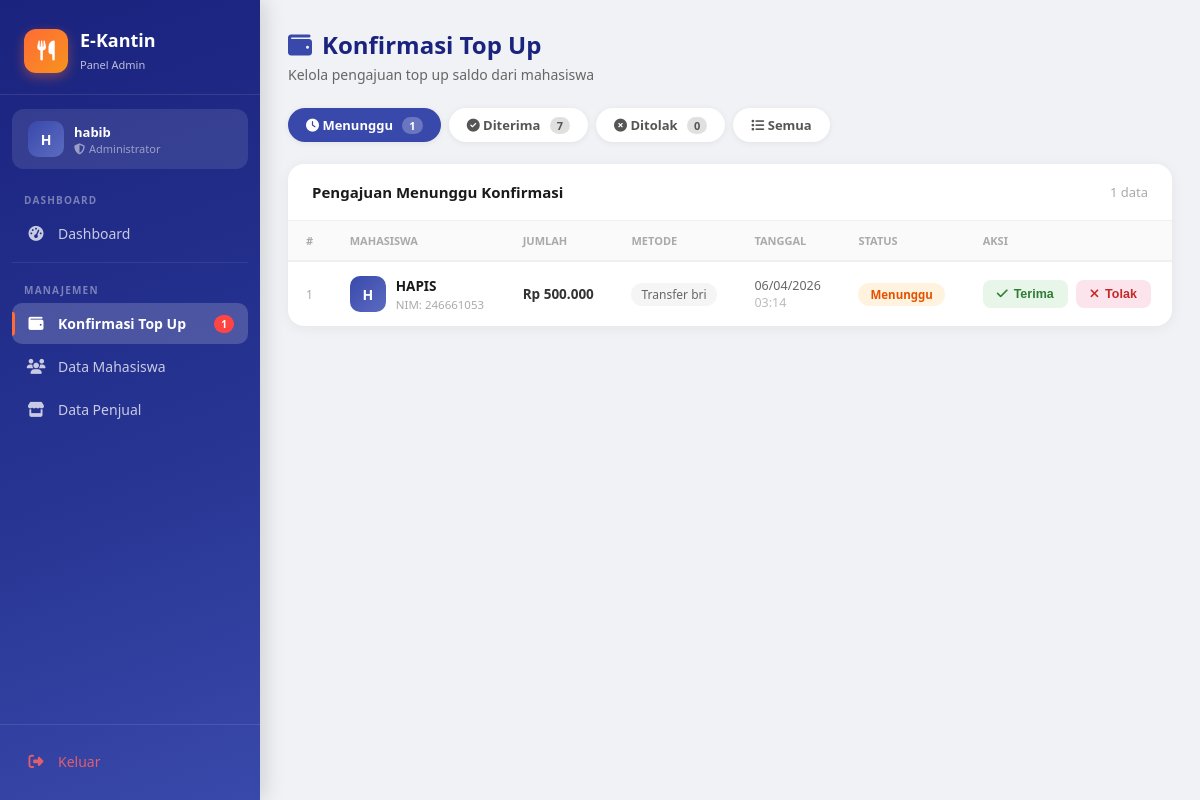
/dashboard/admin/topup.php (signed in), run on an earlier commit of the app's database.
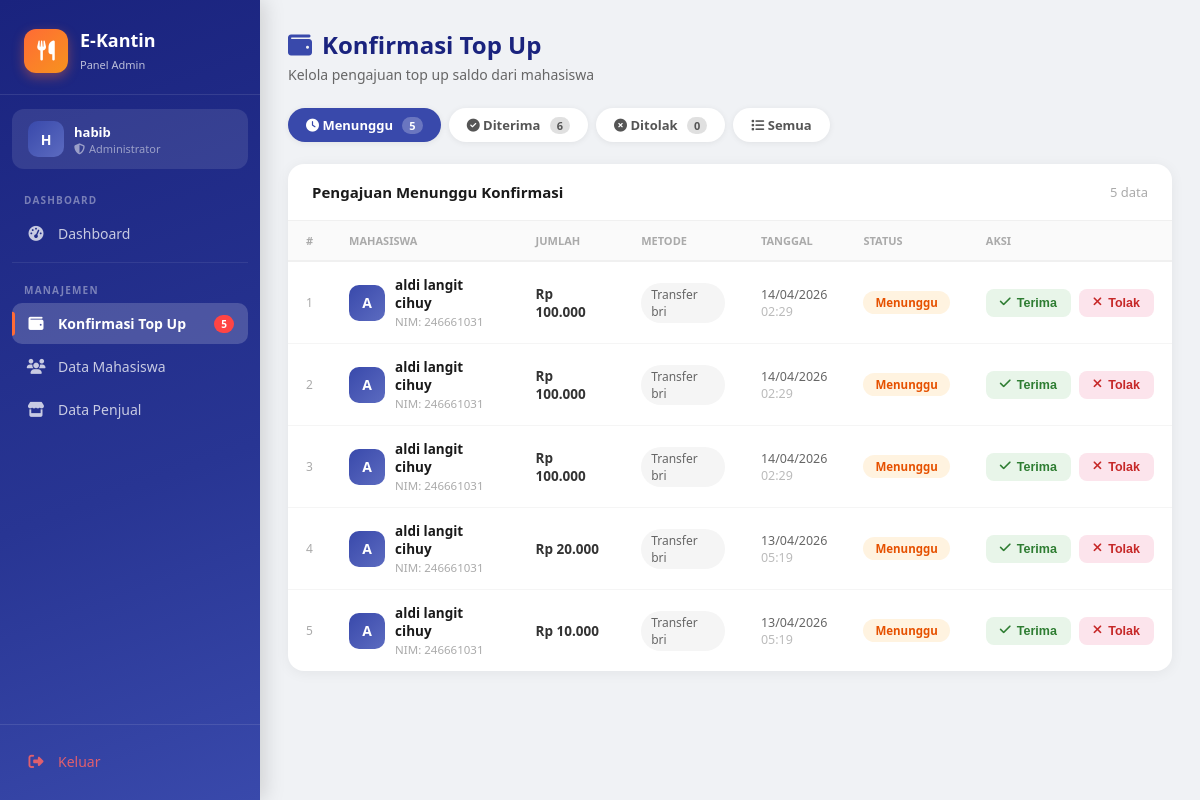
And on a later commit of the database.
### tables this page shows
CREATE TABLE `topup` (
  `id_topup` int(11) NOT NULL,
  `id_user` int(11) NOT NULL,
  `jumlah` int(11) NOT NULL,
  `metode` varchar(50) DEFAULT 'transfer_bri',
  `bukti` varchar(255) DEFAULT NULL,
  `status` enum('menunggu','diterima','ditolak') DEFAULT 'menunggu',
  `catatan` text DEFAULT NULL,
  `tanggal` timestamp NOT NULL DEFAULT current_timestamp(),
  `diproses_at` timestamp NULL DEFAULT NULL
);

CREATE TABLE `users` (
  `id_user` int(11) NOT NULL,
  `nim` varchar(20) DEFAULT NULL,
  `nama` varchar(100) NOT NULL,
  `email` varchar(100) NOT NULL,
  `no_hp` varchar(20) NOT NULL,
  `password` varchar(255) NOT NULL,
  `created_at` timestamp NOT NULL DEFAULT current_timestamp() ON UPDATE current_timestamp(),
  `role` enum('mahasiswa','penjual','admin') NOT NULL DEFAULT 'mahasiswa'
);

### dashboard/admin/topup.php (the view, shortened to what this page needs)
<?php
require_once '../../includes/db.php';
require_once '../../includes/sidebar_admin.php';
$filter_status = $_GET['status'] ?? 'menunggu';
$where = $filter_status !== 'semua' ? "WHERE t.status = '$filter_status'" : '';
$stmt = $pdo->query("
    SELECT t.*, u.nama, u.nim, u.no_hp
    FROM topup t
    JOIN users u ON t.id_user = u.id_user
    $where
    ORDER BY t.tanggal DESC
");
$topup_list = $stmt->fetchAll();
$counts = $pdo->query("
    SELECT status, COUNT(*) as jumlah FROM topup GROUP BY status
")->fetchAll(PDO::FETCH_KEY_PAIR);
?>
<div class="page-header">
    <h1><i class="fas fa-wallet" style="color:#3949ab;margin-right:10px;"></i>Konfirmasi Top Up</h1>
    <p>Kelola pengajuan top up saldo dari mahasiswa</p>
</div>
<div class="filter-tabs">
    <a href="?status=menunggu" class="filter-tab <?= $filter_status === 'menunggu' ? 'active' : '' ?>">
        <i class="fas fa-clock"></i> Menunggu
        <span class="count"><?= $counts['menunggu'] ?? 0 ?></span>
    </a>
    <a href="?status=diterima" class="filter-tab <?= $filter_status === 'diterima' ? 'active' : '' ?>">
        <i class="fas fa-check-circle"></i> Diterima
        <span class="count"><?= $counts['diterima'] ?? 0 ?></span>
    </a>
    <a href="?status=ditolak" class="filter-tab <?= $filter_status === 'ditolak' ? 'active' : '' ?>">
        <i class="fas fa-times-circle"></i> Ditolak
        <span class="count"><?= $counts['ditolak'] ?? 0 ?></span>
    </a>
    <a href="?status=semua" class="filter-tab <?= $filter_status === 'semua' ? 'active' : '' ?>">
        <i class="fas fa-list"></i> Semua
    </a>
</div>
<div class="card">
    <div class="card-header">
        <h3>
            <?php
            $label = ['menunggu' => 'Pengajuan Menunggu Konfirmasi', 'diterima' => 'Top Up Diterima', 'ditolak' => 'Top Up Ditolak', 'semua' => 'Semua Riwayat Top Up'];
            echo $label[$filter_status];
            ?>
        </h3>
        <span><?= count($topup_list) ?> data</span>
    </div>
    <?php if (empty($topup_list)): ?>
        <div class="empty-box">
            <i class="fas fa-inbox"></i>
            <p>Tidak ada data untuk ditampilkan</p>
        </div>
    <?php else: ?>
    <div style="overflow-x:auto;">
    <table class="topup-table">
        <thead>
            <tr>
                <th>#</th>
                <th>Mahasiswa</th>
                <th>Jumlah</th>
                <th>Metode</th>
                <th>Tanggal</th>
                <th>Status</th>
                <?php if ($filter_status === 'menunggu' || $filter_status === 'semua'): ?>
                <th>Aksi</th>
                <?php endif; ?>
            </tr>
        </thead>
        <tbody>
        <?php foreach ($topup_list as $i => $t): ?>
        <tr>
            <td style="color:#aaa;font-size:12px;"><?= $i + 1 ?></td>
            <td>
                <div class="user-cell">
                    <div class="user-avatar"><?= strtoupper(substr($t['nama'], 0, 1)) ?></div>
                    <div>
                        <div class="user-name"><?= htmlspecialchars($t['nama']) ?></div>
                        <div class="user-nim">NIM: <?= htmlspecialchars($t['nim'] ?? '-') ?></div>
                    </div>
                </div>
            </td>
            <td class="jumlah-cell">Rp <?= number_format($t['jumlah'], 0, ',', '.') ?></td>
            <td><span class="metode-cell"><?= str_replace('_', ' ', ucfirst($t['metode'])) ?></span></td>
            <td style="font-size:12.5px;color:#666;">
                <?= date('d/m/Y', strtotime($t['tanggal'])) ?><br>
                <span style="color:#bbb;"><?= date('H:i', strtotime($t['tanggal'])) ?></span>
            </td>
            <td><span class="badge badge-<?= $t['status'] ?>"><?= ucfirst($t['status']) ?></span></td>
            <?php if ($filter_status === 'menunggu' || $filter_status === 'semua'): ?>
            <td>
                <?php if ($t['status'] === 'menunggu'): ?>
                <div class="action-btns">
                    <button class="btn-terima" onclick="openModal('terima', <?= $t['id_topup'] ?>, '<?= htmlspecialchars(addslashes($t['nama'])) ?>', <?= $t['jumlah'] ?>, '<?= htmlspecialchars(addslashes(str_replace('_',' ',ucfirst($t['metode'])))) ?>')">
                        <i class="fas fa-check"></i> Terima
                    </button>
                    <button class="btn-tolak" onclick="openModal('tolak', <?= $t['id_topup'] ?>, '<?= htmlspecialchars(addslashes($t['nama'])) ?>', <?= $t['jumlah'] ?>, '<?= htmlspecialchars(addslashes(str_replace('_',' ',ucfirst($t['metode'])))) ?>')">
                        <i class="fas fa-times"></i> Tolak
                    </button>
                </div>
                <?php else: ?>
                    <span style="color:#ccc;font-size:12px;">—</span>
                <?php endif; ?>
            </td>
            <?php endif; ?>
        </tr>
        <?php endforeach; ?>
        </tbody>
    </table>
    </div>
    <?php endif; ?>
</div>
</div></body></html>

### includes/sidebar_admin.php (shortened to what this page needs)
<?php
$current_page = basename($_SERVER['PHP_SELF']);
require_once __DIR__ . '/db.php';
$stmt = $pdo->query("SELECT COUNT(*) FROM topup WHERE status = 'menunggu'");
$topup_pending = $stmt->fetchColumn();
?>
<!DOCTYPE html>
<html lang="id">
<head>
    <link rel="stylesheet" href="https://cdnjs.cloudflare.com/ajax/libs/font-awesome/6.5.0/css/all.min.css">
</head>
<body>
<aside class="sidebar">
    <div class="sidebar-header">
        <a href="dashboard.php" class="sidebar-logo">
            <div class="logo-icon"><i class="fas fa-utensils"></i></div>
            <div class="logo-text">
                <h2>E-Kantin</h2>
                <span>Panel Admin</span>
            </div>
        </a>
    </div>
    <div class="sidebar-user">
        <div class="user-avatar"><?= strtoupper(substr($_SESSION['user']['nama'], 0, 1)) ?></div>
        <div class="user-info">
            <div class="name"><?= htmlspecialchars($_SESSION['user']['nama']) ?></div>
            <div class="role"><i class="fas fa-shield-alt" style="margin-right:4px;"></i>Administrator</div>
        </div>
    </div>
    <nav class="sidebar-nav">
        <div class="nav-section-label">Dashboard</div>
        <a href="dashboard.php" class="nav-item <?= $current_page === 'dashboard.php' ? 'active' : '' ?>">
            <i class="fas fa-tachometer-alt"></i>
            <span>Dashboard</span>
        </a>
        <hr class="nav-divider">
        <div class="nav-section-label">Manajemen</div>
        <a href="topup.php" class="nav-item <?= $current_page === 'topup.php' ? 'active' : '' ?>">
            <i class="fas fa-wallet"></i>
            <span>Konfirmasi Top Up</span>
            <?php if ($topup_pending > 0): ?>
                <span class="nav-badge"><?= $topup_pending ?></span>
            <?php endif; ?>
        </a>
        <a href="mahasiswa.php" class="nav-item <?= $current_page === 'mahasiswa.php' ? 'active' : '' ?>">
            <i class="fas fa-users"></i>
            <span>Data Mahasiswa</span>
        </a>
        <a href="penjual.php" class="nav-item <?= $current_page === 'penjual.php' ? 'active' : '' ?>">
            <i class="fas fa-store"></i>
            <span>Data Penjual</span>
        </a>
    </nav>
    <div class="sidebar-footer">
        <a href="../../logout.php" class="nav-item logout">
            <i class="fas fa-sign-out-alt"></i>
            <span>Keluar</span>
        </a>
    </div>
</aside>
<div class="main-content">

### includes/sidebar_admin.php (style rules this page uses)
* { margin: 0; padding: 0; box-sizing: border-box; }
body { font-family: 'Segoe UI', sans-serif; background: #f0f2f5; display: flex; height: 100vh; }
.sidebar { width: 260px; background: linear-gradient(160deg, #1a237e 0%, #283593 60%, #3949ab 100%); height: 100vh; display: flex; flex-direction: column; position: fixed; left: 0; top: 0; z-index: 100; box-shadow: 4px 0 20px rgba(0,0,0,0.15); }
.sidebar-header { padding: 28px 24px 20px; border-bottom: 1px solid rgba(255,255,255,0.1); }
.sidebar-logo { display: flex; align-items: center; gap: 12px; text-decoration: none; }
.logo-icon { width: 44px; height: 44px; background: linear-gradient(135deg, #ff6b35, #f7931e); border-radius: 12px; display: flex; align-items: center; justify-content: center; font-size: 20px; color: white; box-shadow: 0 4px 12px rgba(255,107,53,0.4); }
.logo-text { color: white; }
.logo-text h2 { font-size: 18px; font-weight: 700; }
.logo-text span { font-size: 11px; opacity: 0.7; }
.sidebar-user { margin: 14px 12px 4px; padding: 12px 16px; display: flex; align-items: center; gap: 10px; background: rgba(255,255,255,0.1); border-radius: 12px; }
.user-avatar { width: 38px; height: 38px; background: linear-gradient(135deg, #ff6b35, #f7931e); border-radius: 50%; display: flex; align-items: center; justify-content: center; color: white; font-weight: 700; font-size: 15px; }
.user-info .name { color: white; font-size: 13px; font-weight: 600; }
.user-info .role { color: rgba(255,255,255,0.5); font-size: 11px; }
.sidebar-nav { flex: 1; padding: 8px 12px; overflow-y: auto; min-height: 0; scrollbar-width: none; }
.nav-section-label { color: rgba(255,255,255,0.4); font-size: 10px; font-weight: 700; letter-spacing: 1.2px; text-transform: uppercase; padding: 12px 12px 6px; }
.nav-item { display: flex; align-items: center; gap: 12px; padding: 11px 14px; border-radius: 10px; color: rgba(255,255,255,0.75); text-decoration: none; font-size: 14px; font-weight: 500; margin-bottom: 2px; position: relative; transition: all 0.2s ease; }
.nav-item.active { background: rgba(255,255,255,0.18); color: white; font-weight: 600; }
.nav-item.active::before { content: ''; position: absolute; left: 0; top: 50%; transform: translateY(-50%); width: 3px; height: 60%; background: #ff6b35; border-radius: 0 4px 4px 0; }
.nav-item i { width: 20px; text-align: center; font-size: 15px; }
.nav-badge { margin-left: auto; background: #ff4444; color: white; font-size: 10px; font-weight: 700; padding: 2px 7px; border-radius: 20px; }
hr.nav-divider { border: none; border-top: 1px solid rgba(255,255,255,0.08); margin: 8px 0; }
.sidebar-footer { padding: 16px 12px; border-top: 1px solid rgba(255,255,255,0.1); }
.nav-item.logout { color: rgba(255,100,100,0.85); }
.main-content { margin-left: 260px; flex: 1; padding: 28px; height: 100vh; overflow-y: auto; }
.page-header { margin-bottom: 24px; }
.page-header h1 { font-size: 24px; font-weight: 700; color: #1a237e; }
.page-header p { color: #666; font-size: 14px; margin-top: 4px; }

What changed in the data, as far as the page shows it:
added topup: id_user.nama "A", id_user.nama "aldi langit cihuy", id_user.nim "246661031", jumlah "100.000", metode "Transfer bri", tanggal "14/04/2026", tanggal "02:29", status "Menunggu"
added topup: id_user.nama "A", id_user.nama "aldi langit cihuy", id_user.nim "246661031", jumlah "100.000", metode "Transfer bri", tanggal "14/04/2026", tanggal "02:29", status "Menunggu"
added topup: id_user.nama "A", id_user.nama "aldi langit cihuy", id_user.nim "246661031", jumlah "100.000", metode "Transfer bri", tanggal "14/04/2026", tanggal "02:29", status "Menunggu"
changed topup (number 4 of 5 on the later page): id_user.nama "H" → "A"; id_user.nama "HAPIS" → "aldi langit cihuy"; id_user.nim "246661053" → "246661031"; jumlah "500.000" → "20.000"; tanggal "06/04/2026" → "13/04/2026"; tanggal "03:14" → "05:19"
now on this page (row edited): topup: id_user.nama "A", id_user.nama "aldi langit cihuy", id_user.nim "246661031", jumlah "10.000", metode "Transfer bri", tanggal "13/04/2026", tanggal "05:19", status "Menunggu"
Also different on the page:
$topup_pending: "1" → "5"
$counts['menunggu']: "1" → "5"
$counts['diterima']: "7" → "6"
count($topup_list): "1" → "5"
